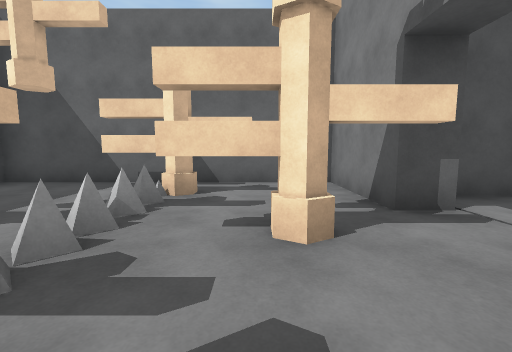
view 1 (above)

22 first-person views from a walk through a scene from a Unity 3-D project. The camera is 1.4 m above the floor, tilts 6° down and sees 90° across. The floor is counted in squares, 2 m on a side. Each view is taken from the middle of a square. On the plan, view 1 faces up. The plan holds only what a view shows up to about 9 squares ahead; the rest is blank. The place goes on beyond the plan. The player is left out. Some animated figures are not drawn. Surface patterns are stand-ins for the level's own textures.

view 2
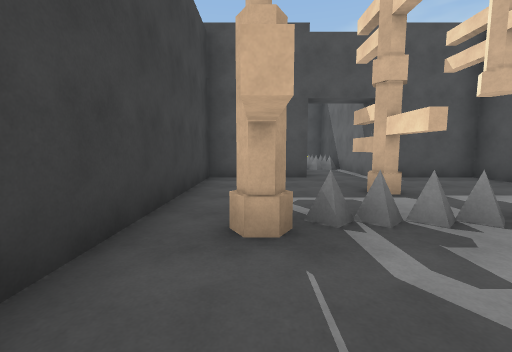

view 3
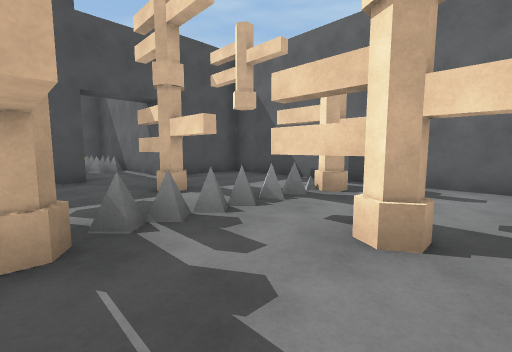

view 4
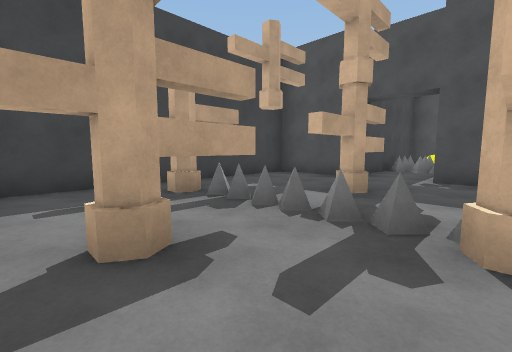

view 5
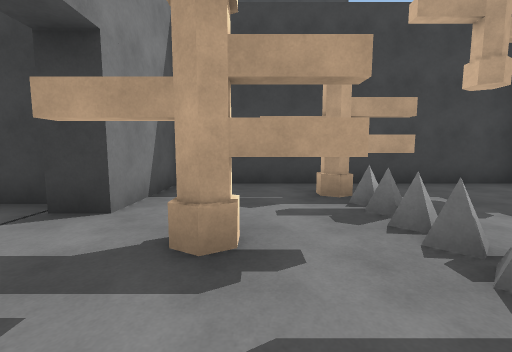

view 6
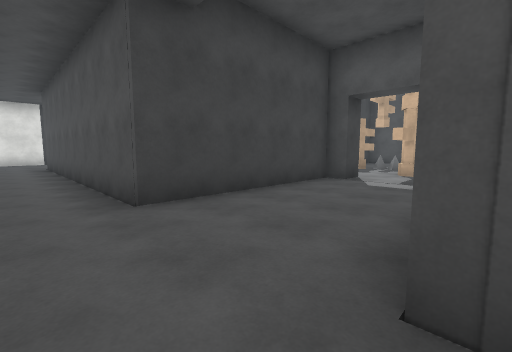

view 7
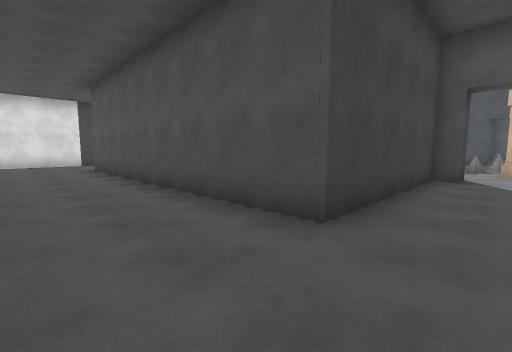

view 8
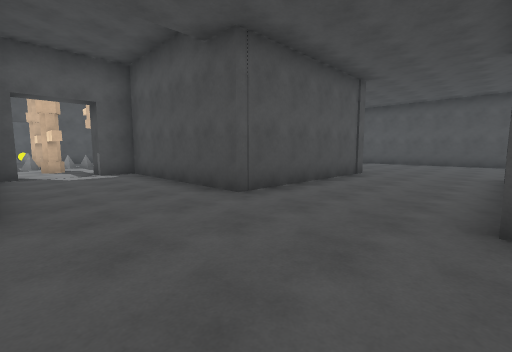

view 9
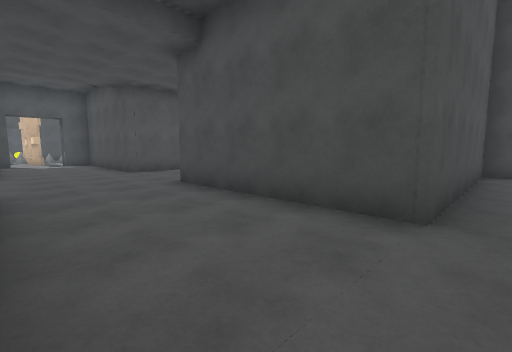

view 10
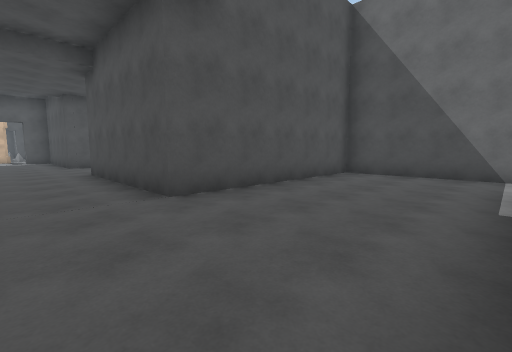

view 11
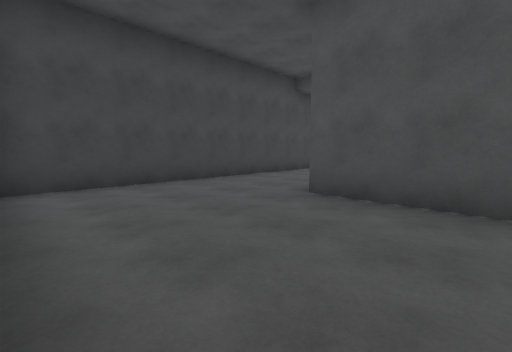

view 12
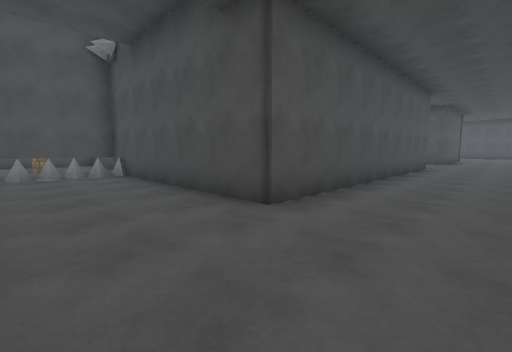

view 13
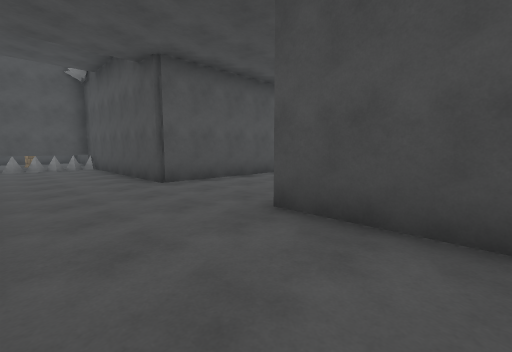

view 14
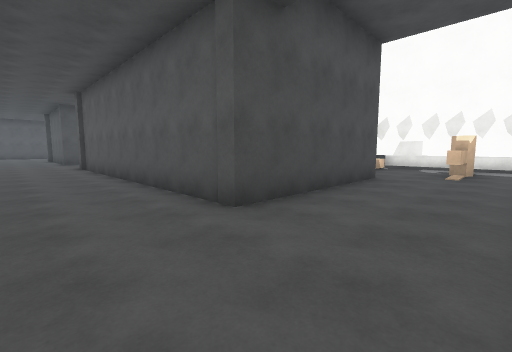

view 15
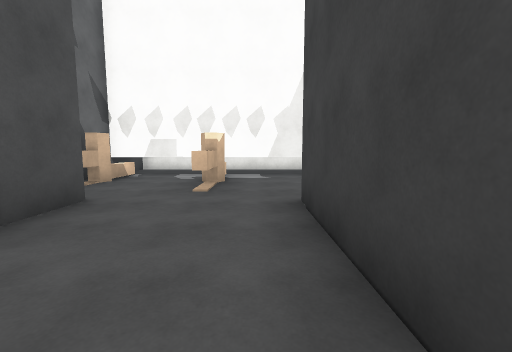

view 16
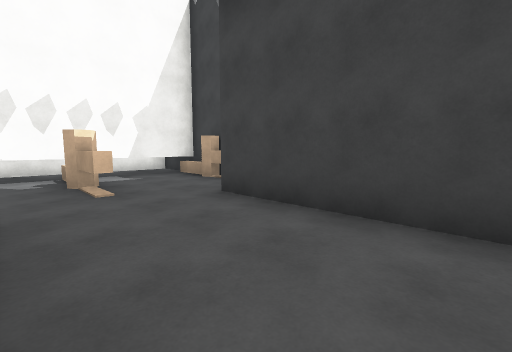

view 17
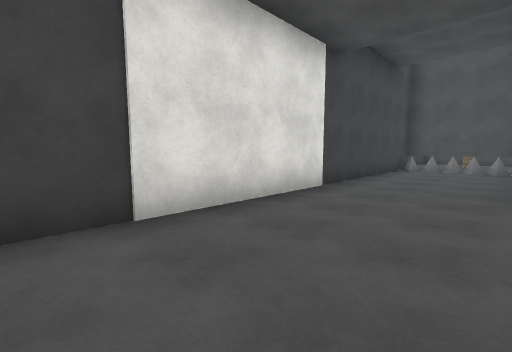

view 18
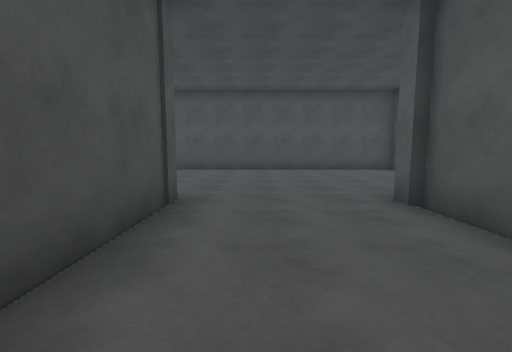

view 19
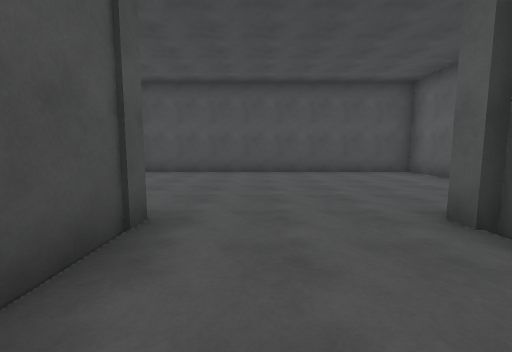

view 20
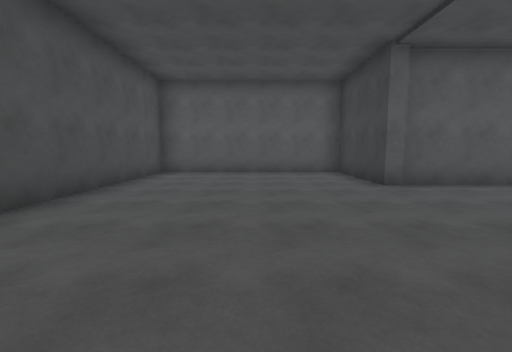

view 21
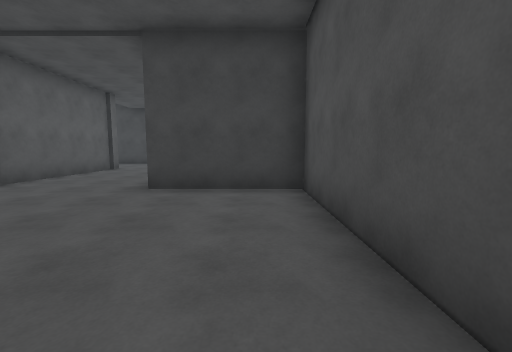

view 22
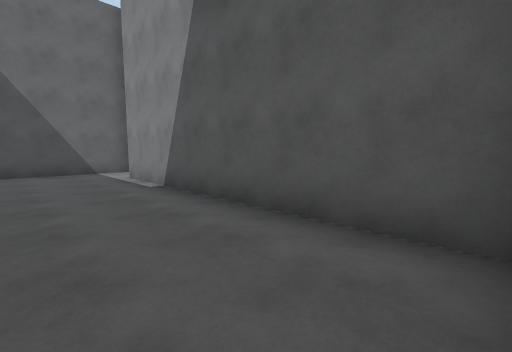

### Floor plan
Ten units are one square. View 1 is at (0, 0); x grows to the right and y downward. Boxes are objects, and circles mark ways between rooms. Rooms are numbered by the first view taken in them; rooms with no view inside come last. Other rooms are left out.
<svg viewBox="-80 -143 275 273">
<path fill="none" stroke="#000" d="M-53 -14 -53 12 11 12M16 -29 16 -54 -53 -54 -53 -29 -75 -29M16 11 16 -13M-74 -13 -64 -13M104 -8 182 -8 182 -25M101 -40 101 -82M99 -81 99 -85 127 -85 127 -138 45 -138M101 72 101 -5M16 -13 23 -13 23 -8 68 -8 68 77 9 77 9 106 145 106M145 77 99 77 99 72M182 -64 182 -76M190 61 168 61M189 -93 145 -93 145 -37 99 -37M41 -122 41 -85 68 -85 68 -37 23 -37 23 -29 16 -29M179 122 179 60"/>
<rect x="-45" y="-25" width="10" height="10" fill="#bbb"><title>other object</title></rect>
<rect x="-35" y="-25" width="10" height="10" fill="#bbb"><title>other object</title></rect>
<rect x="-25" y="-5" width="20" height="10" fill="#bbb"><title>other object</title></rect>
<rect x="-25" y="-45" width="20" height="10" fill="#bbb"><title>other object</title></rect>
<rect x="-15" y="-15" width="10" height="10" fill="#bbb"><title>other object</title></rect>
<rect x="-15" y="-25" width="10" height="10" fill="#bbb"><title>other object</title></rect>
<rect x="-15" y="-35" width="10" height="10" fill="#bbb"><title>other object</title></rect>
<rect x="-5" y="-25" width="10" height="10" fill="#bbb"><title>other object</title></rect>
<rect x="15" y="95" width="10" height="10" fill="#bbb"><title>other object</title></rect>
<rect x="15" y="85" width="10" height="10" fill="#bbb"><title>other object</title></rect>
<rect x="15" y="75" width="10" height="10" fill="#bbb"><title>other object</title></rect>
<rect x="155" y="85" width="20" height="10" fill="#bbb"><title>other object</title></rect>
<rect x="165" y="115" width="10" height="10" fill="#bbb"><title>other object</title></rect>
<rect x="165" y="65" width="10" height="10" fill="#bbb"><title>other object</title></rect>
<circle cx="20" cy="-20" r="3" fill="#2a7"/>
<text x="-20" y="-20">1</text>
<text x="100" y="-10">2</text>
</svg>
Room 1 opens to room 2.

Where each view was taken, in squares from view 1:
view 1: 0 up, 0 right, facing up
view 2: 0 up, 1 right, facing left
view 3: 0 up, 1 right, facing up-left
view 4: 4 up, 1 right, facing down-left
view 5: 4 up, 0 right, facing down
view 6: 4 up, 8 right, facing down-left
view 7: 2 up, 9 right, facing down-left
view 8: 1 up, 10 right, facing up-left
view 9: 1 up, 15 right, facing up-left
view 10: 2 up, 18 right, facing up-left
view 11: 6 up, 18 right, facing down-left
view 12: 10 down, 9 right, facing up-left
view 13: 10 down, 12 right, facing up-left
view 14: 10 down, 8 right, facing up-right
view 15: 10 down, 11 right, facing right
view 16: 8 down, 11 right, facing down-right
view 17: 8 down, 11 right, facing down-left
view 18: 5 up, 8 right, facing up
view 19: 6 up, 8 right, facing up
view 20: 11 up, 5 right, facing right
view 21: 13 up, 5 right, facing down
view 22: 1 up, 16 right, facing up-right
